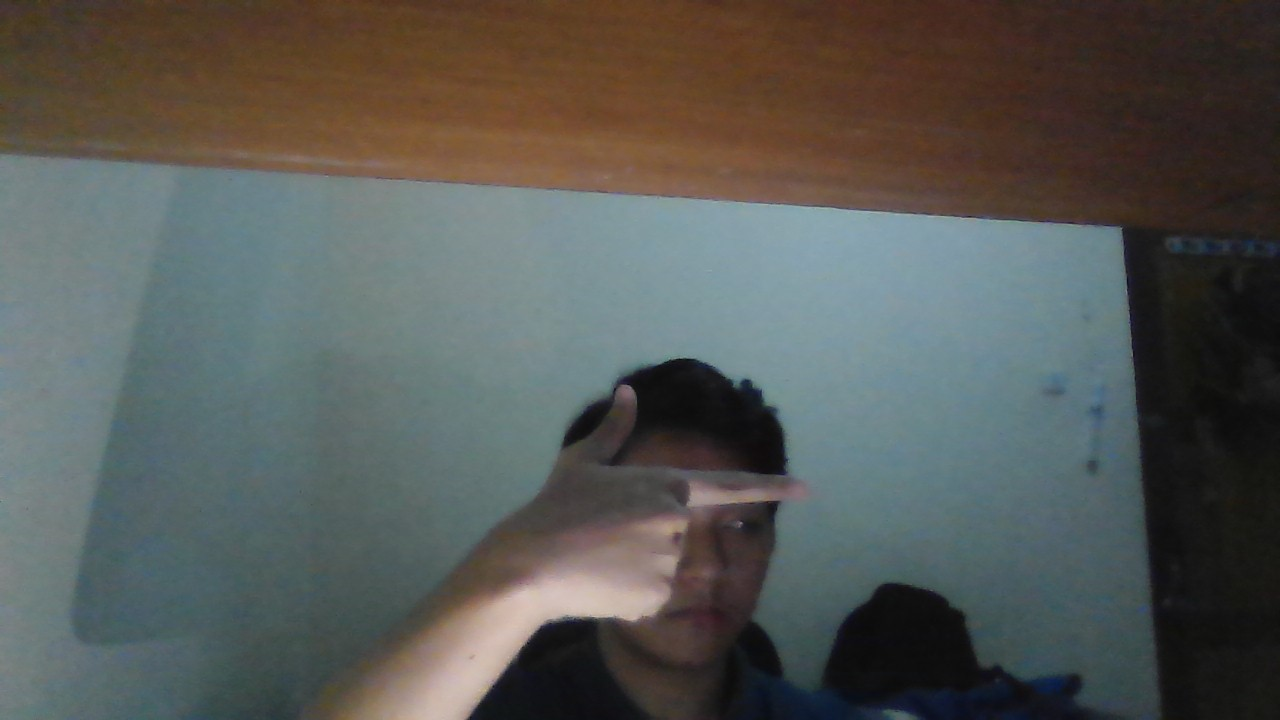
#> input picture test.jpg, 1280 x 720 px, given in place of the camera
$ jupyter execute gesture_controller.ipynb   (text cells are left out)
#> lines starting #> are read from the running program, lines starting #| are printed output that depends on the picture; after the words box and inside, x2 and y2 are one past the last pixel; in counts of white or black regions, pixels touching at a corner belong together
[cell 1]
import sys
import logging
from pathlib import Path
from typing import Tuple, Optional

import cv2
import numpy as np
import joblib
import pyautogui
from skimage.feature import hog

logging.basicConfig(
    level=logging.INFO,
    format='%(asctime)s - %(name)s - %(levelname)s - %(message)s'
)
logger = logging.getLogger(__name__)

[cell 2]
class GestureController:
    def __init__(
        self,
        model_path: Path,
        confidence_threshold: float = 0.65,
        disappear_frames: int = 5,
        roi_bounds: Tuple[int, int, int, int] = (0, 0, 640, 480)
    ):
        self.model_path = Path(model_path)
        self.confidence_threshold = confidence_threshold
        self.disappear_frames = disappear_frames
        self.roi_bounds = roi_bounds

        self.model = None
        self.hog_params = None
        self.target_size = None
        self.class_names = None

        self.cap = None
        self.frame_count = 0
        self.last_triggered_label = None
        self.no_detection_count = 0
        self.can_trigger = True
        self.hand_bbox = None

        self._load_model()
#> (reads artifacts/gesture_svm.pkl from the repository)
        self._init_camera()

    def _load_model(self) -> None:
        try:
            if not self.model_path.exists():
                raise FileNotFoundError(f"Model file not found: {self.model_path}")

            if self.model_path.suffix == '.pkl':
                logger.info(f"Loading SVM model from {self.model_path}")
                bundle = joblib.load(self.model_path)
                self.model = bundle.get("model")
                self.hog_params = bundle.get("hog_params")
                self.target_size = tuple(bundle.get("target_size", (128, 128)))
                self.class_names = self.model.classes_.tolist()

            elif self.model_path.suffix == '.h5':
                logger.info(f"Loading Keras model from {self.model_path}")
                try:
                    from tensorflow import keras
                    self.model = keras.models.load_model(self.model_path)

                    labels_path = self.model_path.parent / "labels.txt"
                    if labels_path.exists():
                        with open(labels_path, 'r') as f:
                            self.class_names = [line.strip() for line in f if line.strip()]
                    else:
                        self.class_names = ["next", "previous"]

                    input_shape = self.model.input_shape
                    self.target_size = (input_shape[1], input_shape[2])

                except ImportError:
                    raise ImportError("TensorFlow/Keras not installed. Install with: pip install tensorflow")
            else:
                raise ValueError(f"Unsupported model format: {self.model_path.suffix}")

            logger.info(f"Model loaded successfully. Classes: {self.class_names}")
            logger.info(f"Target input size: {self.target_size}")

        except Exception as e:
            logger.error(f"Failed to load model: {e}")
            raise

    def _init_camera(self) -> None:
        try:
            self.cap = cv2.VideoCapture(0)

            if not self.cap.isOpened():
                raise RuntimeError("Failed to open webcam")

            self.cap.set(cv2.CAP_PROP_FRAME_WIDTH, 640)
            self.cap.set(cv2.CAP_PROP_FRAME_HEIGHT, 480)

            logger.info("Webcam initialized successfully")

        except Exception as e:
            logger.error(f"Failed to initialize camera: {e}")
            raise

    def _preprocess_roi(self, frame: np.ndarray) -> np.ndarray:
        x0, y0, x1, y1 = self.roi_bounds

        h, w = frame.shape[:2]
        x0, x1 = max(0, x0), min(w, x1)
        y0, y1 = max(0, y0), min(h, y1)

        roi_frame = frame[y0:y1, x0:x1]

        if roi_frame.size == 0:
            raise ValueError("Invalid ROI bounds - extracted region is empty")

        if self.model_path.suffix == '.pkl' and self.hog_params:
            gray = cv2.cvtColor(roi_frame, cv2.COLOR_BGR2GRAY)
            resized = cv2.resize(gray, self.target_size)
            normalized = resized.astype(np.float32) / 255.0
            descriptor = hog(normalized, **self.hog_params)
            return descriptor.reshape(1, -1)

        elif self.model_path.suffix == '.h5':
            resized = cv2.resize(roi_frame, self.target_size)
            normalized = resized.astype(np.float32) / 255.0

            if len(normalized.shape) == 2:
                normalized = np.expand_dims(normalized, axis=-1)

            return np.expand_dims(normalized, axis=0)

        else:
            raise NotImplementedError(f"Preprocessing not implemented for {self.model_path.suffix}")

    def _predict(self, features: np.ndarray) -> Tuple[str, float]:
        try:
            if self.model_path.suffix == '.pkl':
                probabilities = self.model.predict_proba(features)[0]

            elif self.model_path.suffix == '.h5':
                predictions = self.model.predict(features, verbose=0)[0]

                probabilities = predictions
                if predictions.max() > 1.0 or predictions.min() < 0.0:
                    exp_preds = np.exp(predictions - predictions.max())
                    probabilities = exp_preds / exp_preds.sum()

            top_idx = int(np.argmax(probabilities))
            predicted_label = self.class_names[top_idx]
            confidence = float(probabilities[top_idx])

            return predicted_label, confidence

        except Exception as e:
            logger.error(f"Prediction failed: {e}")
            return "unknown", 0.0

    def _trigger_action(self, label: str) -> None:
        label_lower = label.lower()

        if label_lower == "next":
            pyautogui.press('right')
            logger.info(f"Action triggered: Next slide (right arrow)")

        elif label_lower in ["back", "previous", "prev"]:
            pyautogui.press('left')
            logger.info(f"Action triggered: Previous slide (left arrow)")

        else:
            logger.warning(f"Unknown gesture label: {label}")
            return

        self.last_triggered_label = label
        self.can_trigger = False
        self.no_detection_count = 0

    def _update_trigger_state(self, detected: bool) -> None:
        if not self.can_trigger:
            if not detected:
                self.no_detection_count += 1

                if self.no_detection_count >= self.disappear_frames:
                    self.can_trigger = True
                    self.no_detection_count = 0
                    logger.info("Ready for next gesture trigger")
            else:
                self.no_detection_count = 0

    def _detect_hand_location(self, frame: np.ndarray) -> Optional[Tuple[int, int, int, int]]:
        hsv = cv2.cvtColor(frame, cv2.COLOR_BGR2HSV)

        lower_skin = np.array([0, 20, 70], dtype=np.uint8)
        upper_skin = np.array([20, 255, 255], dtype=np.uint8)
        mask = cv2.inRange(hsv, lower_skin, upper_skin)

        kernel = np.ones((5, 5), np.uint8)
        mask = cv2.morphologyEx(mask, cv2.MORPH_CLOSE, kernel)
        mask = cv2.morphologyEx(mask, cv2.MORPH_OPEN, kernel)

        contours, _ = cv2.findContours(mask, cv2.RETR_EXTERNAL, cv2.CHAIN_APPROX_SIMPLE)

        if not contours:
            return None

        largest_contour = max(contours, key=cv2.contourArea)

        if cv2.contourArea(largest_contour) < 5000:
            return None

        x, y, w, h = cv2.boundingRect(largest_contour)
        return (x, y, w, h)

    def _draw_ui(
        self,
        frame: np.ndarray,
        label: str,
        confidence: float,
        show_box: bool
    ) -> np.ndarray:
        if show_box and self.hand_bbox is not None:
            x, y, w, h = self.hand_bbox

            color = (0, 255, 0)

            cv2.rectangle(frame, (x, y), (x + w, y + h), color, 3)

            label_text = f"{label.capitalize()} {confidence*100:.1f}%"
            (text_width, text_height), baseline = cv2.getTextSize(
                label_text,
                cv2.FONT_HERSHEY_SIMPLEX,
                0.7,
                2
            )

            text_x = x
            text_y = y - 10

            if text_y < text_height:
                text_y = y + h + text_height + 10

            cv2.rectangle(
                frame,
                (text_x, text_y - text_height - 5),
                (text_x + text_width + 10, text_y + 5),
                (0, 0, 0),
                -1
            )

            cv2.putText(
                frame,
                label_text,
                (text_x + 5, text_y),
                cv2.FONT_HERSHEY_SIMPLEX,
                0.7,
                color,
                2
            )

        status_text = "Ready" if self.can_trigger else "Cooldown"
        status_color = (0, 255, 0) if self.can_trigger else (0, 165, 255)

        cv2.putText(
            frame,
            f"Status: {status_text}",
            (10, 30),
            cv2.FONT_HERSHEY_SIMPLEX,
            0.7,
            status_color,
            2
        )

        return frame

    def run(self) -> None:
        logger.info("Starting gesture controller. Press 'q' to quit.")
        logger.info(f"Confidence threshold: {self.confidence_threshold}")
        logger.info(f"Cooldown frames: {self.disappear_frames}")

        try:
            while True:
                ret, frame = self.cap.read()
#> frame is the input picture: shape (720, 1280, 3); mean B, G, R 85.8, 89.2, 87

                if not ret:
                    logger.error("Failed to grab frame")
                    break

                self.frame_count += 1

                try:
                    self.hand_bbox = self._detect_hand_location(frame)
#> in _detect_hand_location, `hsv = cv2.cvtColor(frame, cv2.COLOR_BGR2HSV)`: hsv: shape (720, 1280, 3); mean H, S, V 62.4, 67, 99.4
#> in _detect_hand_location, `mask = cv2.inRange(hsv, lower_skin, upper_skin)`:
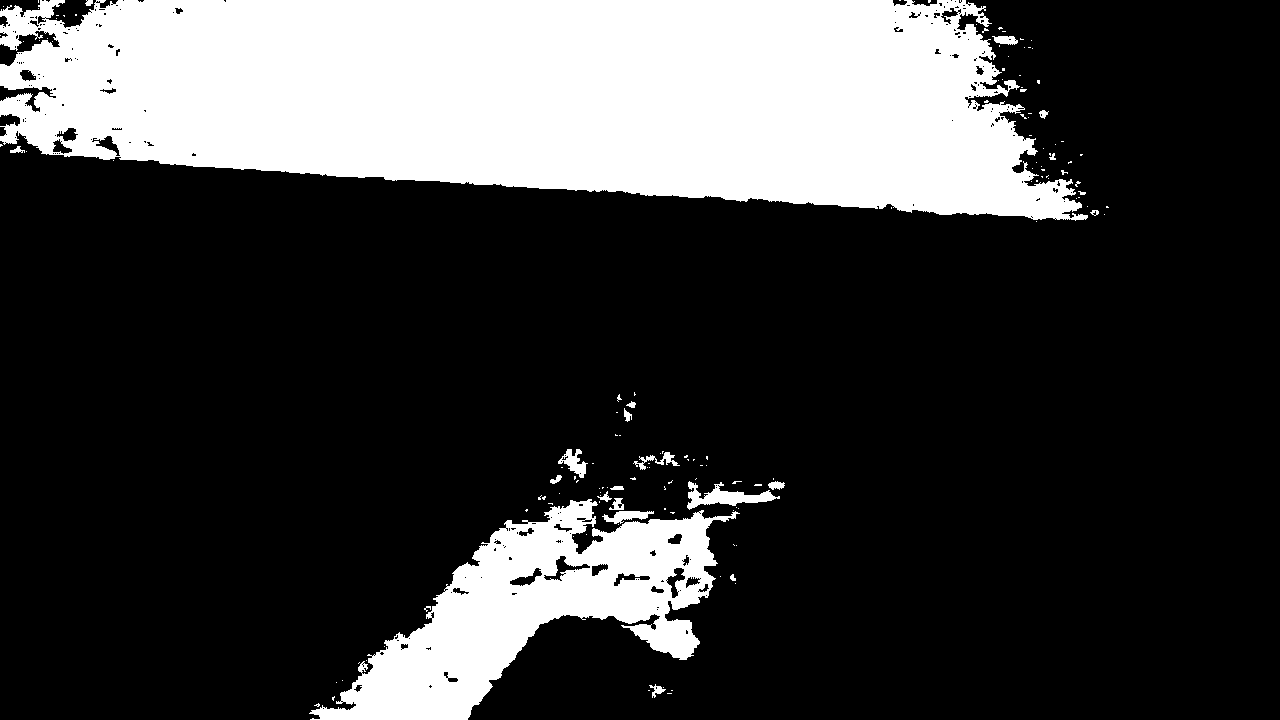
#> mask: shape (720, 1280); 24.3% white; 149 white regions (127 under 20 px), largest, box (x1, y1, x2, y2) and area: (0, 0, 1088, 221) 182801, (309, 499, 740, 720) 37779, (687, 481, 780, 510) 1056
#> in _detect_hand_location, `mask = cv2.morphologyEx(mask, cv2.MORPH_CLOSE, kernel)`:
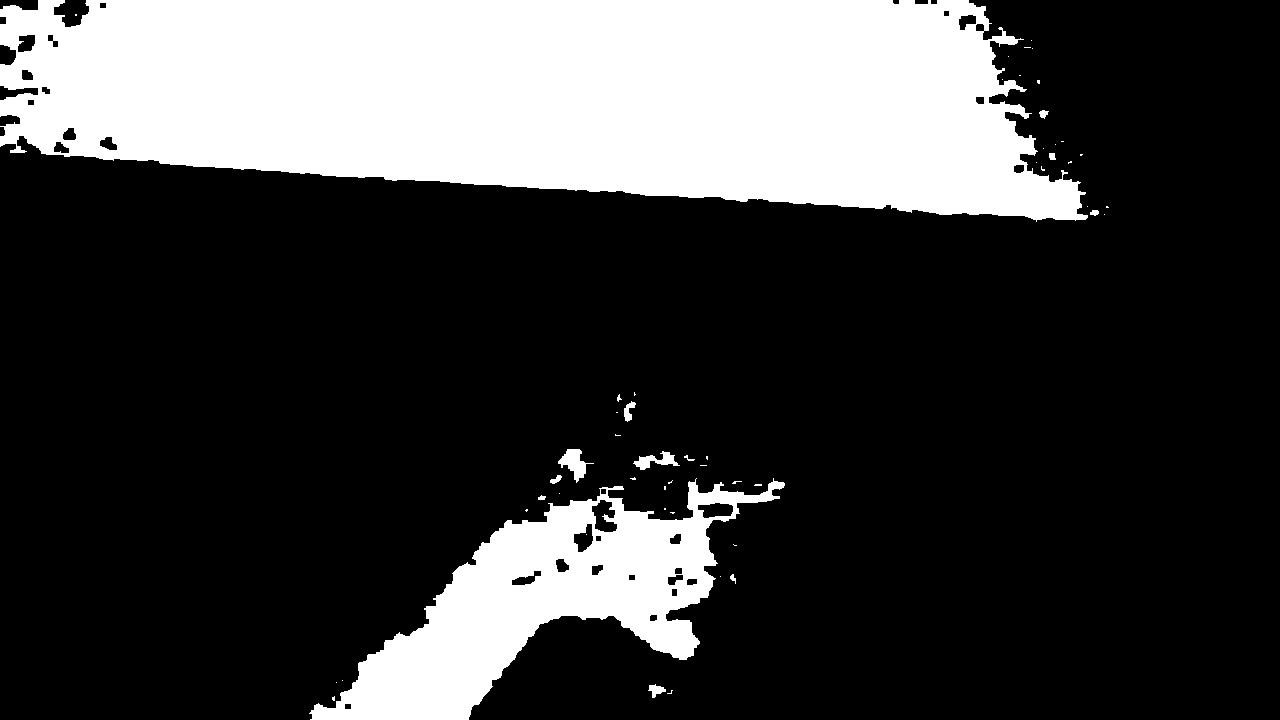
#> mask: shape (720, 1280); 24.9% white; 53 white regions (39 under 20 px), largest, box (x1, y1, x2, y2) and area: (0, 0, 1088, 222) 186139, (309, 478, 785, 720) 41839, (558, 449, 594, 483) 519
#> in _detect_hand_location, `mask = cv2.morphologyEx(mask, cv2.MORPH_OPEN, kernel)`:
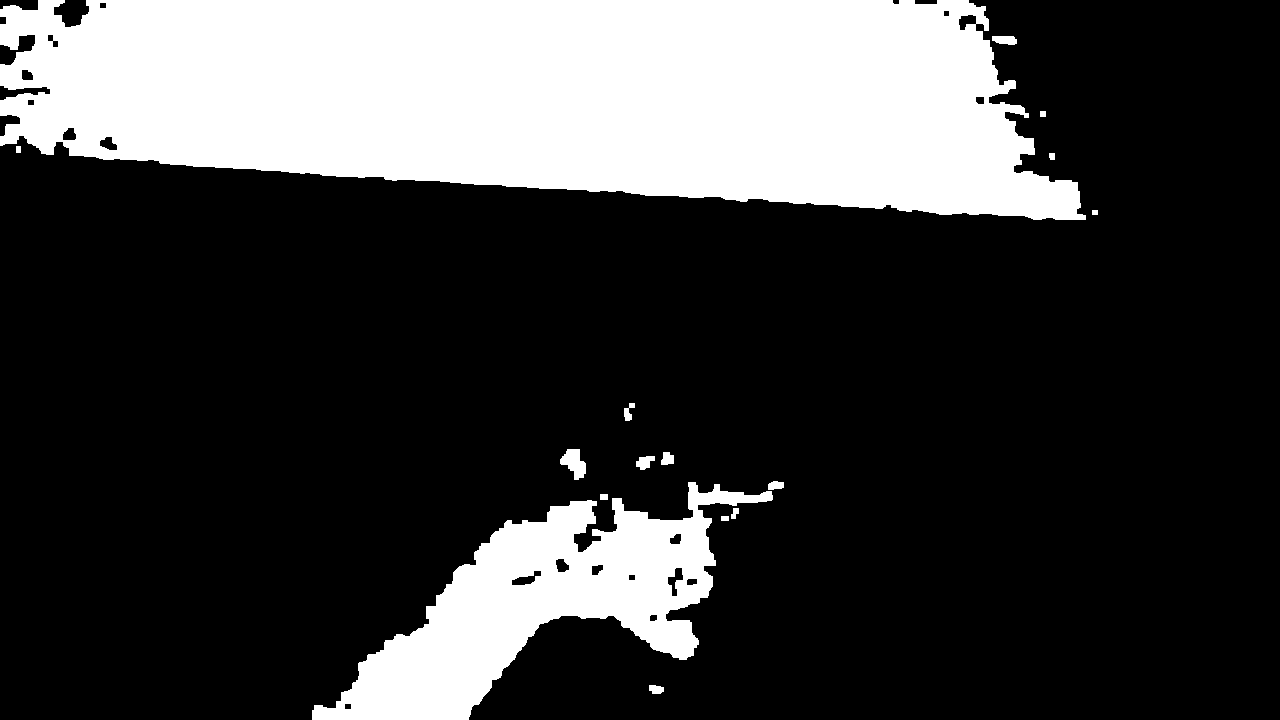
#> mask: shape (720, 1280); 24.8% white; 16 white regions
#> in _detect_hand_location, `contours, _ = cv2.findContours(mask, cv2.RETR_EXTERNAL, cv2.CHAIN_APPR..`: contours = 16 contours; largest, box (x1, y1, x2, y2) and area: (0, 0, 1086, 220) 184686, (312, 482, 773, 720) 41118, (560, 449, 586, 480) 436, (992, 36, 1017, 45) 156, (636, 456, 655, 470) 149
#> in _detect_hand_location, `largest_contour = max(contours, key=cv2.contourArea)`: largest_contour = contour of 592 points, box (x1, y1, x2, y2) (0, 0, 1086, 220), area 184686
#> in _detect_hand_location, `x, y, w, h = cv2.boundingRect(largest_contour)`: x = 0; w = 1086; h = 220
#> self.hand_bbox = (0, 0, 1086, 220)

                    features = self._preprocess_roi(frame)
#> in _preprocess_roi, `roi_frame = frame[y0:y1, x0:x1]`:
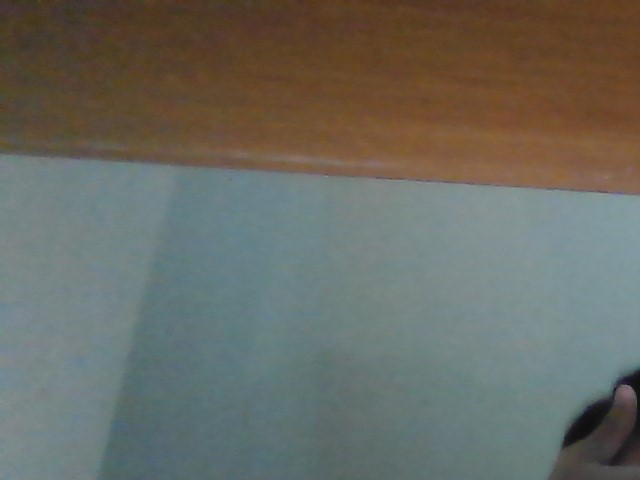
#> roi_frame: shape (480, 640, 3); mean B, G, R 99.1, 106.8, 105.6
#> in _preprocess_roi, `gray = cv2.cvtColor(roi_frame, cv2.COLOR_BGR2GRAY)`:
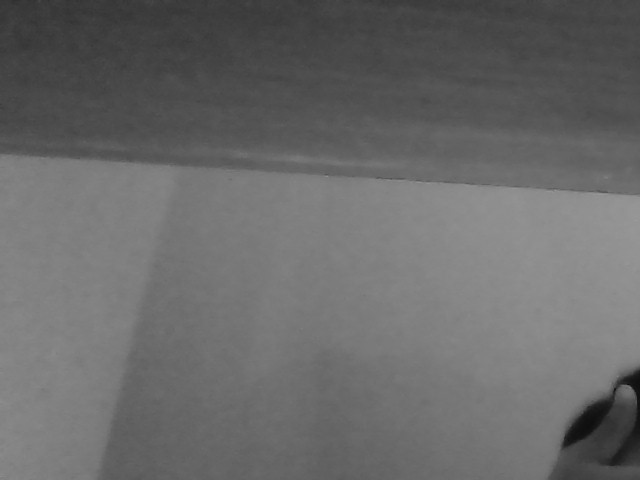
#> gray: shape (480, 640); min 10, max 154, mean 105.6
#> in _preprocess_roi, `resized = cv2.resize(gray, self.target_size)`:
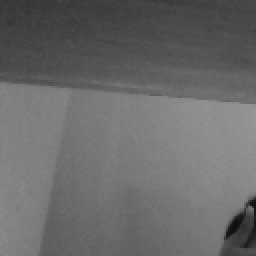
#> resized: shape (128, 128) (shown 2 times larger); min 14, max 151, mean 105.6
#> in _preprocess_roi, `descriptor = hog(normalized, **self.hog_params)`: descriptor = 1764 values, max 0.458 at index 976, min 0.00366 at index 1754, mean 0.145
                    label, confidence = self._predict(features)
#> in _predict, `probabilities = self.model.predict_proba(features)[0]`: probabilities = [0.349, 0.651]
#> in _predict, `top_idx = int(np.argmax(probabilities))`: top_idx = 1
#> in _predict, `predicted_label = self.class_names[top_idx]`: predicted_label = 'previous'
#> in _predict, `confidence = float(probabilities[top_idx])`: confidence = 0.651
#> label = 'previous'; confidence = 0.651

                    detected = confidence >= self.confidence_threshold
#> detected = True

                    if detected and self.can_trigger:
                        self._trigger_action(label)

                    self._update_trigger_state(detected)

                    frame = self._draw_ui(frame, label, confidence, detected)
#> in _draw_ui, `x, y, w, h = self.hand_bbox`: x = 0; w = 1086; h = 220
#> in _draw_ui, `label_text = f"{label.capitalize()} {confidence*100:.1f}%"`: label_text = 'Previous 65.1%'
#> in _draw_ui, `(text_width, text_height), baseline = cv2.getTextSize( label_text, cv2..`: text_width = 171; text_height = 16; baseline = 7
#> in _draw_ui, `text_x = x`: text_x = 0
#> in _draw_ui, `text_y = y - 10`: text_y = -10
#> in _draw_ui, `text_y = y + h + text_height + 10`: text_y = 246
#> in _draw_ui, `cv2.putText( frame, f"Status: {status_text}", (10, 30), cv2.FONT_HERSH..`:
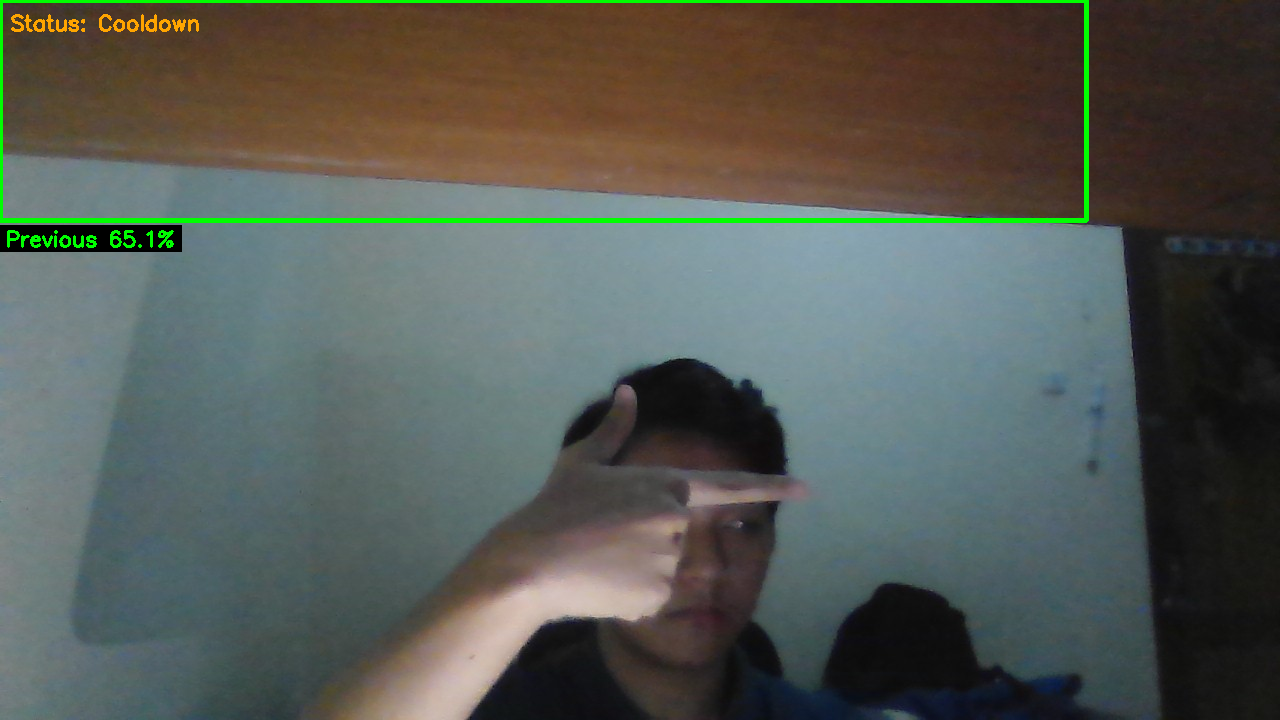
#> frame: shape (720, 1280, 3); mean B, G, R 84, 90.7, 85.5

                except Exception as e:
                    logger.error(f"Frame processing error: {e}")

                cv2.imshow('Hand Gesture Controller', frame)

                if cv2.waitKey(1) & 0xFF == ord('q'):
#> (key q is pressed here)
                    logger.info("Quit signal received")
                    break

        except KeyboardInterrupt:
            logger.info("Interrupted by user")

        finally:
            self.cleanup()

    def cleanup(self) -> None:
        logger.info("Cleaning up resources...")

        if self.cap is not None:
            self.cap.release()

        cv2.destroyAllWindows()

        logger.info(f"Total frames processed: {self.frame_count}")
        logger.info("Shutdown complete")
